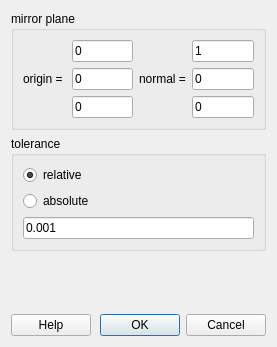
<?xml version="1.0" encoding="UTF-8"?>
<ui version="4.0">
 <class>GuiMirrorMesh</class>
 <widget class="QDialog" name="GuiMirrorMesh">
  <property name="geometry">
   <rect>
    <x>0</x>
    <y>0</y>
    <width>277</width>
    <height>347</height>
   </rect>
  </property>
  <property name="windowTitle">
   <string>mirror</string>
  </property>
  <property name="windowIcon">
   <iconset resource="engrid.qrc">
    <normaloff>:/icons/resources/icons/G.png</normaloff>:/icons/resources/icons/G.png</iconset>
  </property>
  <layout class="QVBoxLayout" name="verticalLayout_2">
   <item>
    <layout class="QVBoxLayout" name="verticalLayout">
     <item>
      <widget class="QGroupBox" name="groupBoxCylinder">
       <property name="enabled">
        <bool>true</bool>
       </property>
       <property name="title">
        <string>mirror plane</string>
       </property>
       <layout class="QGridLayout" name="gridLayout">
        <item row="0" column="1">
         <widget class="QLineEdit" name="lineEditX0">
          <property name="text">
           <string>0</string>
          </property>
         </widget>
        </item>
        <item row="0" column="3">
         <widget class="QLineEdit" name="lineEditNX">
          <property name="text">
           <string>1</string>
          </property>
         </widget>
        </item>
        <item row="1" column="0">
         <widget class="QLabel" name="label_8">
          <property name="text">
           <string>origin = </string>
          </property>
         </widget>
        </item>
        <item row="1" column="1">
         <widget class="QLineEdit" name="lineEditY0">
          <property name="text">
           <string>0</string>
          </property>
         </widget>
        </item>
        <item row="1" column="2">
         <widget class="QLabel" name="label_9">
          <property name="text">
           <string>normal =</string>
          </property>
         </widget>
        </item>
        <item row="1" column="3">
         <widget class="QLineEdit" name="lineEditNY">
          <property name="text">
           <string>0</string>
          </property>
         </widget>
        </item>
        <item row="2" column="1">
         <widget class="QLineEdit" name="lineEditZ0">
          <property name="text">
           <string>0</string>
          </property>
         </widget>
        </item>
        <item row="2" column="3">
         <widget class="QLineEdit" name="lineEditNZ">
          <property name="text">
           <string>0</string>
          </property>
         </widget>
        </item>
       </layout>
      </widget>
     </item>
    </layout>
   </item>
   <item>
    <widget class="QGroupBox" name="groupBox">
     <property name="title">
      <string>tolerance</string>
     </property>
     <layout class="QVBoxLayout" name="verticalLayout_3">
      <item>
       <widget class="QRadioButton" name="radioButtonRelative">
        <property name="text">
         <string>relative</string>
        </property>
        <property name="checked">
         <bool>true</bool>
        </property>
       </widget>
      </item>
      <item>
       <widget class="QRadioButton" name="radioButtonAbsolute">
        <property name="text">
         <string>absolute</string>
        </property>
       </widget>
      </item>
      <item>
       <widget class="QLineEdit" name="lineEditTolerance">
        <property name="text">
         <string>0.001</string>
        </property>
       </widget>
      </item>
     </layout>
    </widget>
   </item>
   <item>
    <spacer name="verticalSpacer">
     <property name="orientation">
      <enum>Qt::Vertical</enum>
     </property>
     <property name="sizeHint" stdset="0">
      <size>
       <width>20</width>
       <height>40</height>
      </size>
     </property>
    </spacer>
   </item>
   <item>
    <layout class="QHBoxLayout">
     <item>
      <widget class="QPushButton" name="pushButtonHelp">
       <property name="text">
        <string>Help</string>
       </property>
      </widget>
     </item>
     <item>
      <widget class="QDialogButtonBox" name="buttonBox">
       <property name="orientation">
        <enum>Qt::Horizontal</enum>
       </property>
       <property name="standardButtons">
        <set>QDialogButtonBox::Cancel|QDialogButtonBox::Ok</set>
       </property>
      </widget>
     </item>
    </layout>
   </item>
  </layout>
 </widget>
 <tabstops>
  <tabstop>lineEditX0</tabstop>
  <tabstop>lineEditY0</tabstop>
  <tabstop>lineEditZ0</tabstop>
  <tabstop>lineEditNX</tabstop>
  <tabstop>lineEditNY</tabstop>
  <tabstop>lineEditNZ</tabstop>
  <tabstop>pushButtonHelp</tabstop>
  <tabstop>buttonBox</tabstop>
 </tabstops>
 <resources>
  <include location="engrid.qrc"/>
 </resources>
 <connections>
  <connection>
   <sender>buttonBox</sender>
   <signal>rejected()</signal>
   <receiver>GuiMirrorMesh</receiver>
   <slot>reject()</slot>
   <hints>
    <hint type="sourcelabel">
     <x>68</x>
     <y>196</y>
    </hint>
    <hint type="destinationlabel">
     <x>195</x>
     <y>104</y>
    </hint>
   </hints>
  </connection>
  <connection>
   <sender>buttonBox</sender>
   <signal>accepted()</signal>
   <receiver>GuiMirrorMesh</receiver>
   <slot>accept()</slot>
   <hints>
    <hint type="sourcelabel">
     <x>68</x>
     <y>196</y>
    </hint>
    <hint type="destinationlabel">
     <x>195</x>
     <y>104</y>
    </hint>
   </hints>
  </connection>
 </connections>
</ui>
